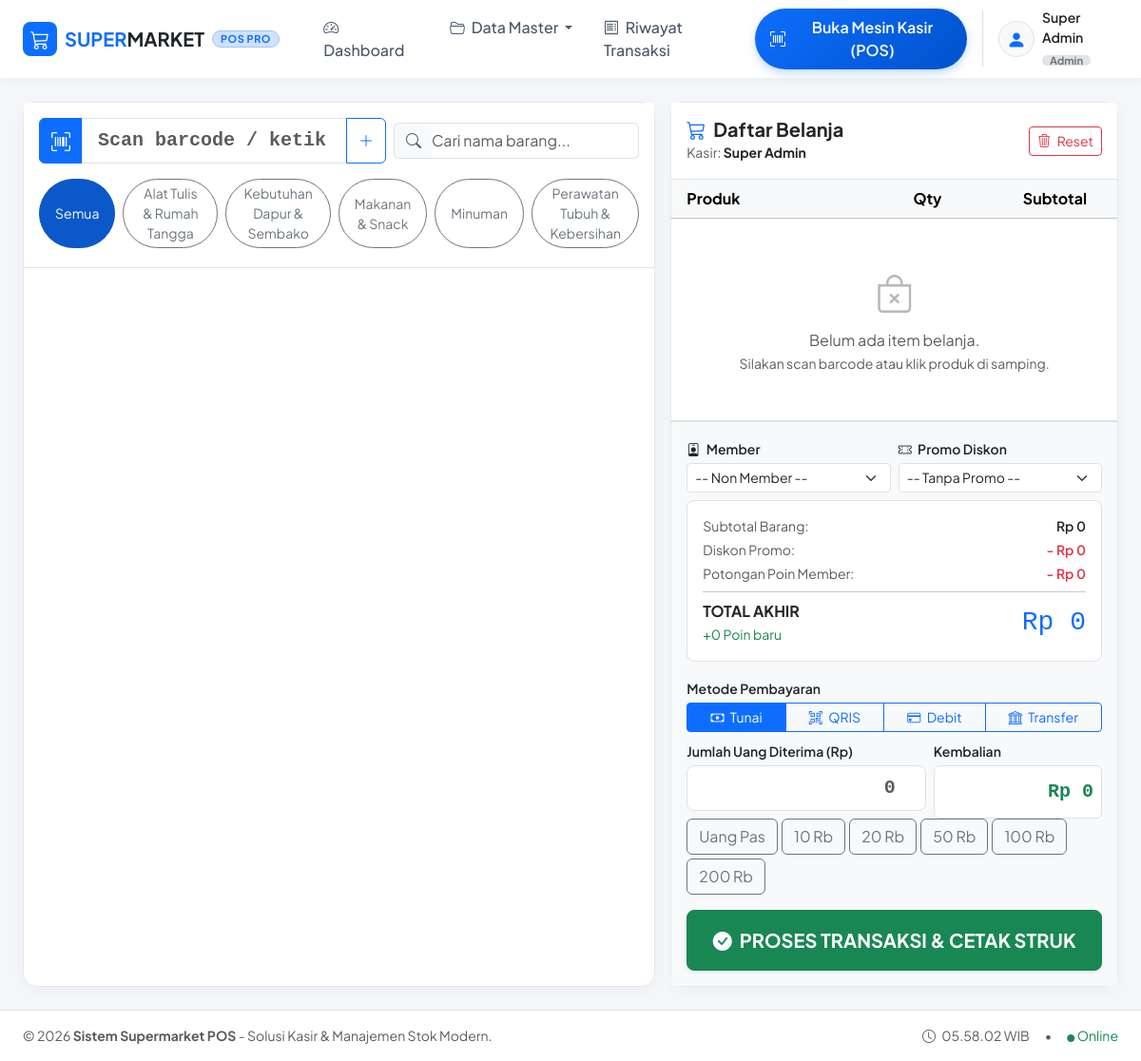
The app's page /kasir.php with its own data.
### tables this page shows
CREATE TABLE `pengguna` (
  `id` int NOT NULL,
  `nama_pengguna` varchar(100) NOT NULL,
  `jabatan` enum('Admin','Kasir','Manager') NOT NULL DEFAULT 'Kasir',
  `username` varchar(50) NOT NULL,
  `password` varchar(255) NOT NULL
);

CREATE TABLE `kategori` (
  `id` int NOT NULL,
  `nama_kategori` varchar(100) NOT NULL
);

### includes/functions.php (called while the page is built, shortened)
<?php
function current_user() {
    $pdo = getDbConnection();
    if (isset($_SESSION['user_id'])) {
        $stmt = $pdo->prepare("SELECT * FROM pengguna WHERE id = ?");
        $stmt->execute([$_SESSION['user_id']]);
        $user = $stmt->fetch();
        if ($user) return $user;
    }
    $stmt = $pdo->query("SELECT * FROM pengguna ORDER BY id ASC LIMIT 1");
    $user = $stmt->fetch();
    if ($user) {
        return $user;
    }
    return [
        'id' => 1,
        'nama_pengguna' => 'Admin Kasir',
        'jabatan' => 'Kasir',
        'username' => 'kasir'
    ];
}

### kasir.php (the view, shortened to what this page needs)
<?php
require_once __DIR__ . '/includes/header.php';
$pdo = getDbConnection();
$activeUser = current_user();
$kategoriList = $pdo->query("SELECT * FROM kategori ORDER BY nama_kategori ASC")->fetchAll();
?>
<div class="row g-3">
    <div class="col-lg-7 col-xl-7">
        <div class="card card-custom h-100 d-flex flex-column">
            <div class="card-header bg-white border-bottom p-3">
                <div class="row g-2 align-items-center">
                    <div class="col-md-7">
                        <div class="input-group">
                            <span class="input-group-text bg-primary text-white border-primary">
                                <i class="bi bi-upc-scan fs-5"></i>
                            </span>
                            <input type="text" id="barcodeScannerInput" class="form-control form-control-lg font-monospace fw-bold"
                                   placeholder="Scan barcode / ketik lalu Enter..." autofocus autocomplete="off">
                            <button class="btn btn-outline-primary" type="button" id="btnScanSubmit">
                                <i class="bi bi-plus-lg"></i>
                            </button>
                        </div>
                    </div>
                    <div class="col-md-5">
                        <div class="input-group">
                            <span class="input-group-text bg-light border-end-0"><i class="bi bi-search text-muted"></i></span>
                            <input type="text" id="searchProductInput" class="form-control border-start-0 ps-0" placeholder="Cari nama barang...">
                        </div>
                    </div>
                </div>
                <div class="d-flex gap-2 overflow-x-auto pt-3 pb-1" id="categoryTabs">
                    <button class="btn btn-sm btn-primary rounded-pill px-3 active category-pill" data-category="0">Semua</button>
                    <?php foreach ($kategoriList as $kat): ?>
                        <button class="btn btn-sm btn-outline-secondary rounded-pill px-3 category-pill" data-category="<?= $kat['id'] ?>">
                            <?= htmlspecialchars($kat['nama_kategori']) ?>
                        </button>
                    <?php endforeach; ?>
                </div>
            </div>
            <div class="card-body p-3 overflow-y-auto" style="max-height: 600px; min-height: 480px;" id="productGridContainer">
            </div>
        </div>
    </div>
    <div class="col-lg-5 col-xl-5">
        <div class="card card-custom h-100 d-flex flex-column">
            <div class="card-header bg-white border-bottom p-3 d-flex justify-content-between align-items-center">
                <div>
                    <h5 class="fw-bold mb-0 text-dark"><i class="bi bi-cart3 text-primary me-2"></i>Daftar Belanja</h5>
                    <small class="text-muted">Kasir: <strong class="text-dark"><?= htmlspecialchars($activeUser['nama_pengguna']) ?></strong></small>
                </div>
                <div>
                    <button class="btn btn-sm btn-outline-danger" id="btnClearCart" title="Kosongkan Keranjang">
                        <i class="bi bi-trash3 me-1"></i> Reset
                    </button>
                </div>
            </div>
            <div class="card-body p-0 overflow-y-auto flex-grow-1" style="max-height: 280px; min-height: 200px;">
                <table class="table table-hover align-middle mb-0" id="cartTable">
                    <thead class="table-light sticky-top">
                        <tr>
                            <th class="ps-3" style="width: 45%;">Produk</th>
                            <th class="text-center" style="width: 25%;">Qty</th>
                            <th class="text-end" style="width: 25%;">Subtotal</th>
                            <th class="text-center pe-3" style="width: 5%;"></th>
                        </tr>
                    </thead>
                    <tbody id="cartTableBody">
                        <tr id="emptyCartRow">
                            <td colspan="4" class="text-center py-5 text-muted">
                                <i class="bi bi-bag-x fs-1 text-secondary opacity-50 d-block mb-2"></i>
                                Belum ada item belanja.<br>
                                <small>Silakan scan barcode atau klik produk di samping.</small>
                            </td>
                        </tr>
                    </tbody>
                </table>
            </div>
            <div class="card-footer bg-light border-top p-3">
                <div class="row g-2 mb-2">
                    <div class="col-6">
                        <label class="form-label small fw-semibold mb-1"><i class="bi bi-person-badge me-1"></i> Member</label>
                        <select class="form-select form-select-sm" id="selectMember">
                            <option value="">-- Non Member --</option>
                        </select>
                    </div>
                    <div class="col-6">
                        <label class="form-label small fw-semibold mb-1"><i class="bi bi-ticket-perforated me-1"></i> Promo Diskon</label>
                        <select class="form-select form-select-sm" id="selectPromo">
                            <option value="">-- Tanpa Promo --</option>
                        </select>
                    </div>
                </div>
                <div class="bg-white p-3 rounded-3 border mb-3">
                    <div class="d-flex justify-content-between small text-muted mb-1">
                        <span>Subtotal Barang:</span>
                        <span class="fw-semibold text-dark" id="lblSubtotal">Rp 0</span>
                    </div>
                    <div class="d-flex justify-content-between small text-muted mb-1" id="rowPromoDiscount">
                        <span>Diskon Promo:</span>
                        <span class="fw-semibold text-danger" id="lblDiskonPromo">- Rp 0</span>
                    </div>
                    <div class="d-flex justify-content-between small text-muted mb-1" id="rowPointDiscount">
                        <span>Potongan Poin Member:</span>
                        <span class="fw-semibold text-danger" id="lblPotonganPoin">- Rp 0</span>
                    </div>
                    <hr class="my-2">
                    <div class="d-flex justify-content-between align-items-center">
                        <div>
                            <span class="fw-bold fs-6 text-dark d-block">TOTAL AKHIR</span>
                            <small class="text-success" id="lblEarnPointsNotice">+0 Poin baru</small>
                        </div>
                        <h3 class="fw-extrabold text-primary mb-0 font-monospace" id="lblTotalAkhir">Rp 0</h3>
                    </div>
                </div>
                <div class="mb-2">
                    <label class="form-label small fw-semibold mb-1">Metode Pembayaran</label>
                    <div class="btn-group w-100" role="group">
                        <label class="btn btn-outline-primary btn-sm" for="payTunai"><i class="bi bi-cash me-1"></i> Tunai</label>
                        <label class="btn btn-outline-primary btn-sm" for="payQRIS"><i class="bi bi-qr-code-scan me-1"></i> QRIS</label>
                        <label class="btn btn-outline-primary btn-sm" for="payDebit"><i class="bi bi-credit-card me-1"></i> Debit</label>
                        <label class="btn btn-outline-primary btn-sm" for="payTransfer"><i class="bi bi-bank me-1"></i> Transfer</label>
                    </div>
                </div>
                <div id="cashPaymentSection">
                    <div class="row g-2 mb-2">
                        <div class="col-7">
                            <label class="form-label small fw-semibold mb-1">Jumlah Uang Diterima (Rp)</label>
                            <input type="number" id="inputBayar" class="form-control form-control-lg fw-bold font-monospace text-end" placeholder="0">
                        </div>
                        <div class="col-5">
                            <label class="form-label small fw-semibold mb-1">Kembalian</label>
                            <div class="p-2 border rounded bg-white text-end h-75 d-flex align-items-center justify-content-end">
                                <span class="fw-bold font-monospace fs-5 text-success" id="lblKembalian">Rp 0</span>
                            </div>
                        </div>
                    </div>
                    <div class="d-flex gap-1 flex-wrap mb-3">
                        <button class="btn btn-xs btn-outline-secondary quick-cash-btn" data-val="pas">Uang Pas</button>
                        <button class="btn btn-xs btn-outline-secondary quick-cash-btn" data-val="10000">10 Rb</button>
                        <button class="btn btn-xs btn-outline-secondary quick-cash-btn" data-val="20000">20 Rb</button>
                        <button class="btn btn-xs btn-outline-secondary quick-cash-btn" data-val="50000">50 Rb</button>
                        <button class="btn btn-xs btn-outline-secondary quick-cash-btn" data-val="100000">100 Rb</button>
                        <button class="btn btn-xs btn-outline-secondary quick-cash-btn" data-val="200000">200 Rb</button>
                    </div>
                </div>
                <button class="btn btn-success btn-lg w-100 py-3 fw-bold rounded-3 shadow-sm d-flex align-items-center justify-content-center gap-2" id="btnProsesBayar">
                    <i class="bi bi-check-circle-fill fs-5"></i>
                    <span>PROSES TRANSAKSI & CETAK STRUK</span>
                </button>
            </div>
        </div>
    </div>
</div>
<?php require_once __DIR__ . '/includes/footer.php'; ?>

### includes/header.php (shortened to what this page needs)
<?php
require_once __DIR__ . '/functions.php';
$activeUser = current_user();
$scriptName = $_SERVER['SCRIPT_NAME'] ?? '';
$depth = substr_count(trim($scriptName, '/'), '/');
$baseUrl = ($depth > 1) ? '../' : '';
?>
<!DOCTYPE html>
<html lang="id">
<head>
    <link href="https://cdn.jsdelivr.net/npm/bootstrap@5.3.3/dist/css/bootstrap.min.css" rel="stylesheet">
    <link rel="stylesheet" href="https://cdn.jsdelivr.net/npm/bootstrap-icons@1.11.3/font/bootstrap-icons.min.css">
    <link rel="stylesheet" href="https://cdn.jsdelivr.net/npm/sweetalert2@11/dist/sweetalert2.min.css">
</head>
<body>
<nav class="navbar navbar-expand-lg main-navbar sticky-top">
    <div class="container-fluid px-lg-4">
        <a class="navbar-brand d-flex align-items-center gap-2 fw-bold text-primary" href="<?= $baseUrl ?>index.php">
            <span class="d-inline-flex align-items-center justify-content-center bg-primary text-white rounded-3 p-2" style="width: 36px; height: 36px;">
                <i class="bi bi-cart3 fs-5"></i>
            </span>
            <span class="fs-5 tracking-tight">SUPER<span class="text-dark">MARKET</span></span>
            <span class="badge bg-primary-subtle text-primary border border-primary-subtle navbar-brand-badge rounded-pill">POS PRO</span>
        </a>
        <div class="collapse navbar-collapse" id="navbarContent">
            <ul class="navbar-nav me-auto mb-2 mb-lg-0 ms-lg-3 gap-1">
                <li class="nav-item">
                    <a class="nav-link <?= (basename($_SERVER['PHP_SELF']) == 'index.php' && $depth <= 1) ? 'active' : '' ?>" href="<?= $baseUrl ?>index.php">
                        <i class="bi bi-speedometer2 me-1"></i> Dashboard
                    </a>
                </li>
                <li class="nav-item dropdown">
                    <a class="nav-link dropdown-toggle <?= (strpos($_SERVER['PHP_SELF'], 'produk') !== false || strpos($_SERVER['PHP_SELF'], 'kategori') !== false) ? 'active' : '' ?>" href="#" role="button" data-bs-toggle="dropdown" aria-expanded="false">
                        <i class="bi bi-folder2-open me-1"></i> Data Master
                    </a>
                </li>
                <li class="nav-item">
                    <a class="nav-link <?= (basename($_SERVER['PHP_SELF']) == 'riwayat.php') ? 'active' : '' ?>" href="<?= $baseUrl ?>riwayat.php">
                        <i class="bi bi-receipt me-1"></i> Riwayat Transaksi
                    </a>
                </li>
            </ul>
            <div class="d-flex align-items-center gap-3">
                <a href="<?= $baseUrl ?>kasir.php" class="btn btn-pos-launch rounded-pill px-3 py-2 d-flex align-items-center gap-2">
                    <i class="bi bi-upc-scan fs-6"></i>
                    <span>Buka Mesin Kasir (POS)</span>
                </a>
                <div class="d-flex align-items-center gap-2">
                    <div class="bg-light rounded-circle p-2 text-primary border d-flex align-items-center justify-content-center" style="width: 38px; height: 38px;">
                        <i class="bi bi-person-fill fs-5"></i>
                    </div>
                    <div class="d-none d-sm-block text-start leading-tight">
                        <div class="fw-semibold small text-dark"><?= htmlspecialchars($activeUser['nama_pengguna'] ?? 'Kasir') ?></div>
                        <span class="badge bg-secondary-subtle text-secondary py-0 px-2 rounded-pill" style="font-size: 0.7rem;">
                            <?= htmlspecialchars($activeUser['jabatan'] ?? 'Kasir') ?>
                        </span>
                    </div>
                </div>
            </div>
        </div>
    </div>
</nav>
<main class="flex-grow-1 py-4">
    <div class="container-fluid px-lg-4">

### includes/header.php (style rules this page uses)
:root { --pos-primary: #0d6efd; --pos-primary-dark: #0a58ca; --pos-success: #198754; --pos-bg: #f4f6f9; --pos-card-border: #e2e8f0; }
body { font-family: 'Plus Jakarta Sans', -apple-system, BlinkMacSystemFont, "Segoe UI", Roboto, sans-serif; background-color: var(--pos-bg); color: #2b3445; min-height: 100vh; display: flex; flex-direction: column; }
.navbar-brand-badge { font-size: 0.68rem; padding: 3px 8px; letter-spacing: 0.5px; font-weight: 700; }
.main-navbar { background: #ffffff; box-shadow: 0 2px 10px rgba(0,0,0,0.04); border-bottom: 1px solid #edf2f7; }
.nav-link { font-weight: 500; color: #4b566b; padding: 0.5rem 0.9rem !important; border-radius: 8px; transition: all 0.2s ease; }
.btn-pos-launch { background: linear-gradient(135deg, #0d6efd 0%, #0052cc 100%); border: none; color: white !important; font-weight: 600; box-shadow: 0 4px 10px rgba(13, 110, 253, 0.25); transition: transform 0.15s ease, box-shadow 0.15s ease; }
.card-custom { border: 1px solid var(--pos-card-border); border-radius: 14px; box-shadow: 0 4px 16px rgba(0, 0, 0, 0.03); background: #ffffff; transition: all 0.2s ease; }

### records on screen
pengguna: nama_pengguna "Super Admin", jabatan "Admin"
kategori: nama_kategori "Alat Tulis & Rumah Tangga"
kategori: nama_kategori "Kebutuhan Dapur & Sembako"
kategori: nama_kategori "Makanan & Snack"
kategori: nama_kategori "Minuman"
kategori: nama_kategori "Perawatan Tubuh & Kebersihan"
